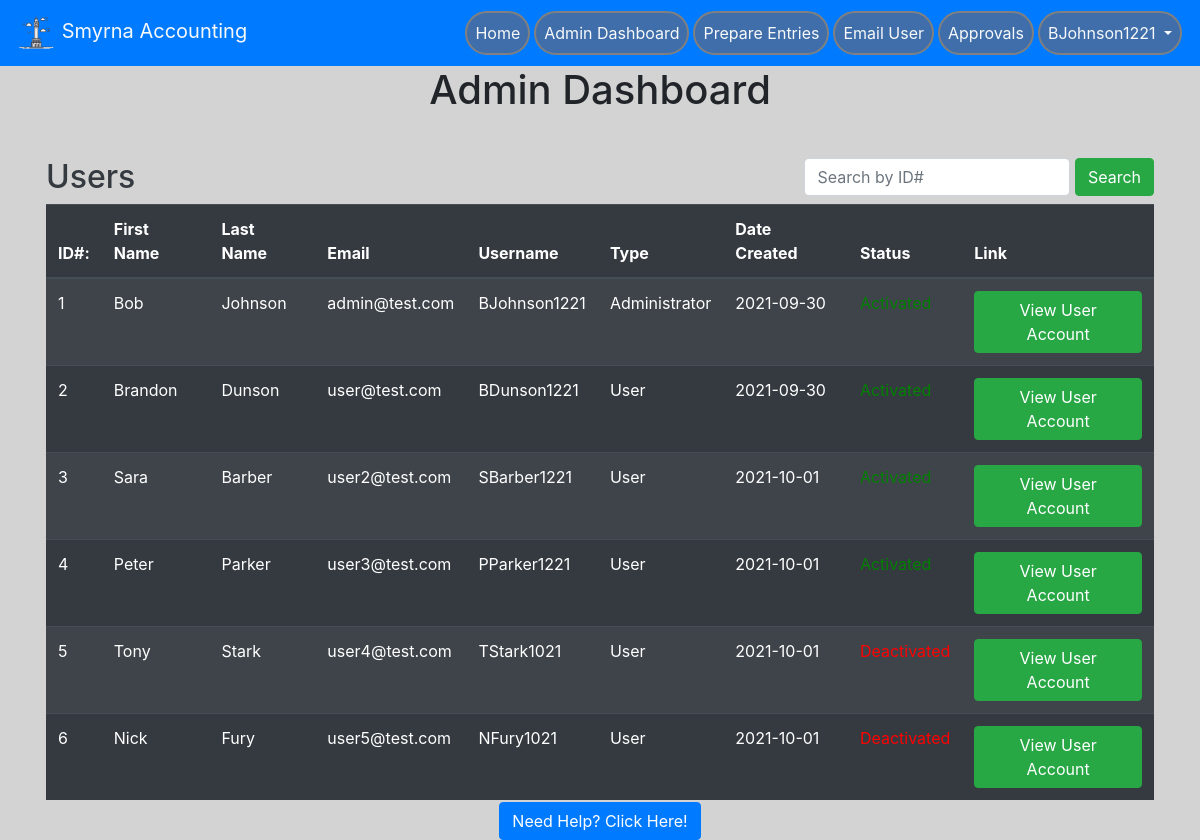
/adminPortal (signed in), run on an earlier commit of the app's database.
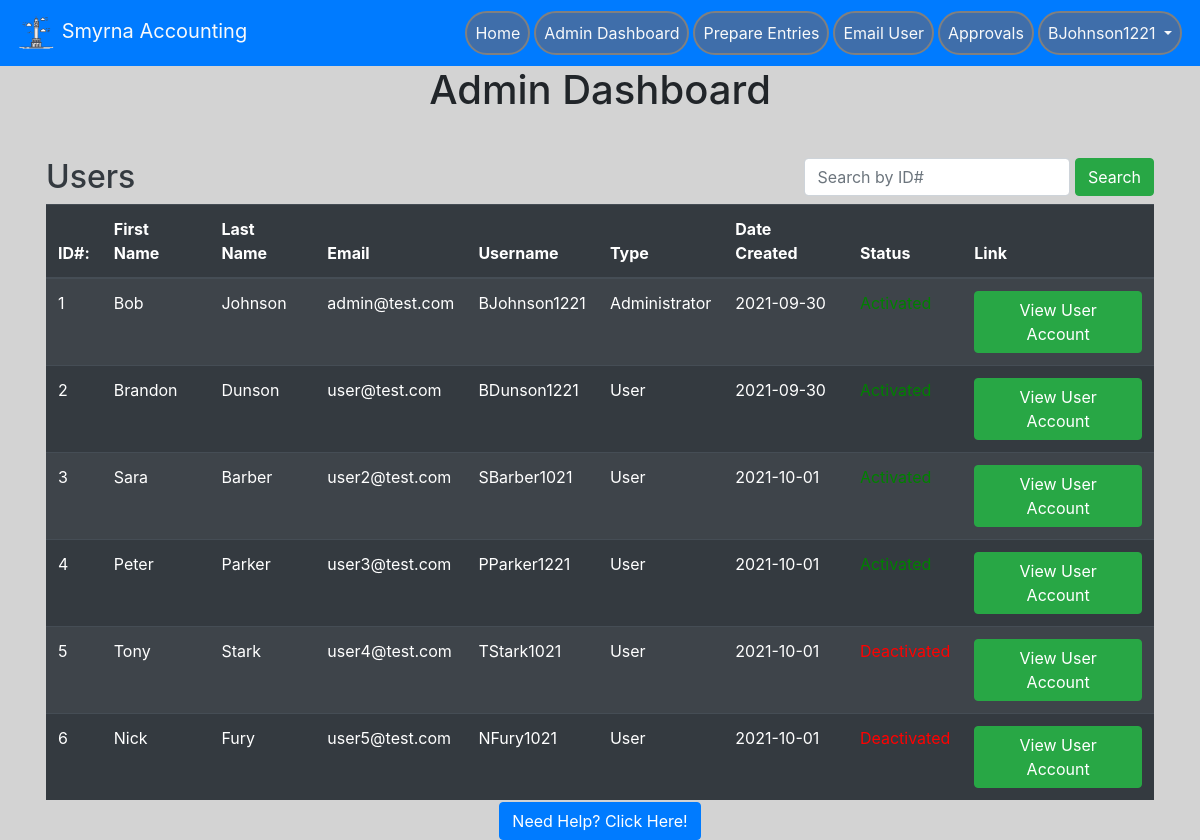
And on a later commit of the database.
### website/models.py (models this page shows, shortened)
class User(db.Model, UserMixin):
    id = db.Column(db.Integer, primary_key=True)  # unique identifier
    email = db.Column(db.String(150), unique=True)
    password = db.Column(db.String(150))
    oldPassword = db.Column(db.String(150))
    firstName = db.Column(db.String(150))
    lastName = db.Column(db.String(150))
    userName = db.Column(db.String(150))
    hasAdmin = db.Column(db.Boolean, default=False)
    hasMan = db.Column(db.Boolean, default=False)
    status = db.Column(db.Boolean, default=False)
    creationDate = db.Column(db.Date())
    expirationDate = db.Column(db.Date())
    suspensionDate = db.Column(db.Date())
    suspensionEnd = db.Column(db.Date())
    accounts = db.relationship("Account", backref="user_backref", lazy=True)

### website/auth.py (the view)
@auth.route('/adminPortal', methods=['GET', 'POST'])
@login_required
def adminPort():
    if request.method == 'POST':
        global SEARCHID
        SEARCHID = request.form.get('searchBar')
        if not SEARCHID:
            user_account_number = request.form.get("get_user")
            return redirect(url_for('auth.accountOverview', id=int(user_account_number)))
        if SEARCHID == None or len(SEARCHID) < 1:
            flash(no_blank, category='error')
            error = Error(error_desc=no_blank)
            db.session.add(error)
            error.errorcreate(no_blank, commit=True)
            return redirect(url_for('auth.adminPort'))
        else:
            return redirect(url_for('auth.accountOverview', id=SEARCHID))
    else:
        if current_user.hasAdmin:
            return render_template('adminPortal.html',
                                   user=current_user, query=User.query.all())
        else:
            flash(no_access, category='error')
            error = Error(error_desc=no_access)
            db.session.add(error)
            error.errorcreate(no_access, commit=True)
            return redirect(url_for('views.home'))

### website/__init__.py (called while the page is built)
def create_app():
    app = Flask(__name__)
    app.config['SECRET_KEY'] = 'this is the secret key'
    app.config['SQLALCHEMY_DATABASE_URI'] = f'sqlite:///{DB_NAME}'
    db.init_app(app)
    app.config['MAIL_SERVER'] = 'smtp.gmail.com'
    app.config['MAIL_PORT'] = 465
    app.config['MAIL_USE_SSL'] = True
    app.config['MAIL_USERNAME'] = 'brandondunson15@gmail.com'
    app.config['MAIL_PASSWORD'] = 'Panopticon0987!@'
    mail.init_app(app)
    from .views import views
    from .auth import auth
    app.register_blueprint(views, url_prefix='/')
    app.register_blueprint(auth, url_prefix='/')
    from .models import User
    create_database(app)
    login_manager = LoginManager()
    login_manager.login_view = 'auth.login'
    login_manager.init_app(app)
    @login_manager.user_loader
    def load_user(id):
        return User.query.get(int(id))
    return app

### website/templates/adminPortal.html (shortened to what this page needs)
{% extends "base.html" %} {% block title %} Admin Portal {% endblock %} {%block
content%}
<h1 class="text-center">Admin Dashboard</h1>
<br />
</div>
<div class="container px-3 py-1 pb-4">
    <form class="form-inline" method="POST">
      <h2 class="text-dark pt-2">Users</h2>
        <div class="ml-auto">
          <input type="search" name="searchBar" class="form-control pr-1" placeholder="Search by ID#"
            list = "userData" />
            <button class="btn btn-success" type="submit">Search</button>
        </div>
    </form>
  <div>
    <table class="table table-striped table-dark">
      <thead style="position: sticky;">
        <tr>
          <th>ID#:</th>
          <th>First Name</th>
          <th>Last Name</th>
          <th>Email</th>
          <th>Username</th>
          <th>Type</th>
          <th>Date Created</th>
          <th>Status</th>
          <th>Link</th>
        </tr>
      </thead>
      <tbody style="overflow-y: scroll;">
        {% for user in query %}
        <tr>
          <td>{{user.id}}</td>
          <td>{{user.firstName}}</td>
          <td>{{user.lastName}}</td>
          <td>{{user.email}}</td>
          <td>{{user.userName}}</td>
          {% if user.hasAdmin%}
          <td>Administrator</td>
          {% elif user.hasMan %}
          <td>Manager</td>
          {% else %}
          <td>User</td>
          {% endif %}
          <td>{{user.creationDate}}</td>
          {% if user.status %}
          <td style="color: green">Activated</td>
          {% else %}
          <td style="color: red">Deactivated</td>
          {% endif %}
            <td>
                <form method="POST" >
                    <button type="submit" name = "get_user" class="btn btn-success" value="{{ user.id }}">
                        View User Account
                    </button>
                </form>
            </td>
        </tr>
        {% endfor %}
      </tbody>
    </table>
  </div>
</div>
{% endblock %}

### website/templates/base.html (shortened to what this page needs)
<!DOCTYPE html>
<html>
<head>
    <meat name="viewport" content="width=device-width, initial-scale=1" />
    <link rel="stylesheet" href="https://stackpath.bootstrapcdn.com/bootstrap/4.4.1/css/bootstrap.min.css"
 />
    <link rel="stylesheet" href="https://stackpath.bootstrapcdn.com/font-awesome/4.7.0/css/font-awesome.min.css"
 />
</head>
<body style="background-color: lightgrey">
    <nav class="navbar navbar-expand-lg navbar-dark bg-primary sticky-top">
        <a class = "navbar-brand text-light" href='/'>
            <img src="static/logo.png" width="40" height="40" atl="">
            Smyrna Accounting
        </a>
        <div class = "collapse navbar-collapse" id="navbar">
            <ul class = "navbar-nav ml-auto">
                {% if user.is_authenticated %}
                {% if user.hasAdmin %}
                <li class = "nav-item">
                    <a class = "nav-link text-light text-center" id = "homepage" href="/home">Home</a>
                 </li>
                <li class = "nav-item">
                    <a class = "nav-link text-light text-center" id = "adminPort" href="/adminPortal">Admin Dashboard</a>
                </li>
                    <li class = "nav-item">
                        <a class = "nav-link text-light text-center" id ="prepare_entries" href="/prepare_entries">Prepare Entries</a>
                    </li>
                 <li class = "nav-item">
                    <a class = "nav-link text-light text-center" id = "emailuser" href="/email_user">Email User</a>
                 </li>
                 <li class = "nav-item">
                    <a class = "nav-link text-light text-center" id = "approvals" href="/approvals">Approvals</a>
                 </li>
                {% endif %}
                <li class="nav-item dropdown">
                    <a class = "nav-link dropdown-toggle text-light text-center" id = "" data-toggle = "dropdown" aria-haspopup="true" aria-expanded="false">
                        {{ user.userName }}
                    </a>
                </li>
                {% else %}
                <a class = "nav-item nav-link text-light" id = "login" href="/login">Login</a>
                {% endif %}
            </ul>
        </div>
    </nav>
    <div class= "container">
        {%block content%}
        {% endblock %}
</body>
<div class="footer" style="background-color: lightgray;">
    <a href="/help" class="btn btn-primary">Need Help? Click Here!</a>
</div>
</html>

### website/templates/base.html (style rules this page uses)
.footer { position: fixed; left: 0; bottom: 0; width: 100%; background-color: Blue; text-align: center; }
li.nav-item { border: 2px solid grey; margin: 2px; border-radius: 25px; background-color: rgb(63, 110, 170); }

What changed in the data, as far as the page shows it:
changed User "Sara": userName "SBarber1221" → "SBarber1021"
